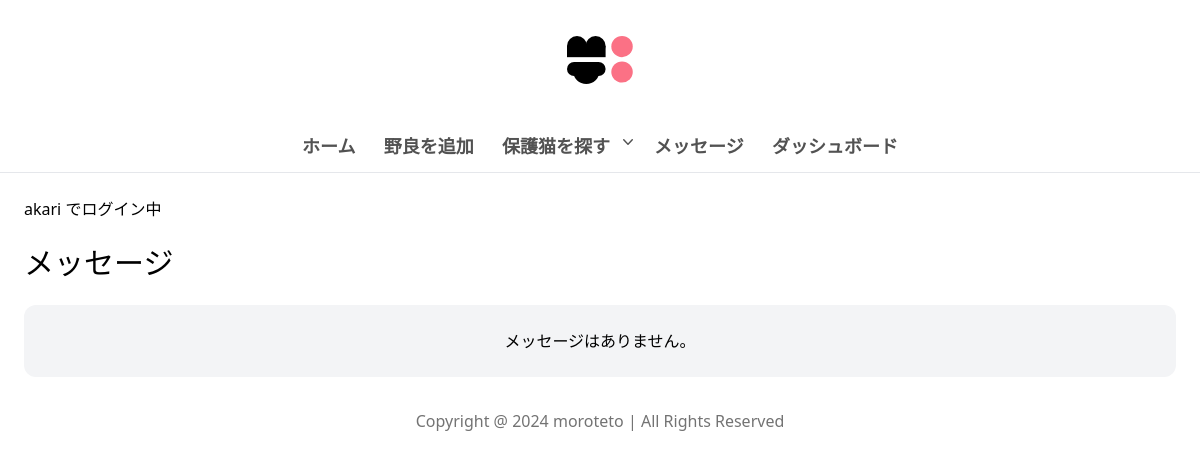
The page /inbox/ (signed in) on the database as committed earlier.
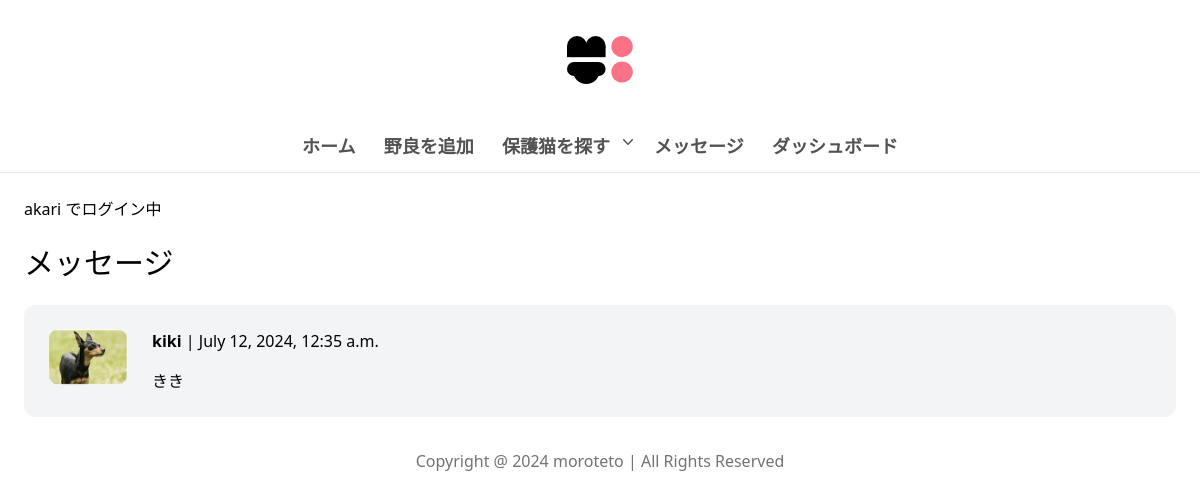
The same page on the database as committed later.
### conversation/models.py (models this page shows)
class Conversation(models.Model):
    item = models.ForeignKey(Item, related_name='conversations', on_delete=models.CASCADE)
    members = models.ManyToManyField(settings.AUTH_USER_MODEL, related_name='conversations')
    created_at = models.DateTimeField(auto_now_add=True)
    modified_at = models.DateTimeField(auto_now=True)
    class Meta:
        ordering = ('-modified_at',)

### item/models.py (models this page shows, shortened)
class Item(models.Model):
    category = models.ForeignKey(Category, related_name='items', on_delete=models.CASCADE)
    name= models.CharField(max_length=255)
    description = models.TextField(blank=True, null=True)
    image = models.ImageField(upload_to='item_images', blank=True, null=True)
    is_sold = models.BooleanField(default= False)
    created_by = models.ForeignKey(settings.AUTH_USER_MODEL, related_name='items', on_delete=models.CASCADE)
    created_at = models.DateTimeField(auto_now_add=True)
    lat = models.CharField(max_length=200,blank=True, null=True)
    lng = models.CharField(max_length=200,blank=True, null=True)
    likes = models.ManyToManyField(settings.AUTH_USER_MODEL, related_name='like_items', blank=True)
    buyer = models.ForeignKey(settings.AUTH_USER_MODEL, related_name='purchased_items', null=True, blank=True, on_delete=models.SET_NULL)
    STATE = (
        ('good', '良い'),
        ('normal', '普通'),
        ('bad', '悪い'),
    )
    state = models.CharField(max_length=50, choices=STATE, blank=True)
    TYPE_CHOICES = (
        ('stray', '野良猫'),
        ('shelter', '保護猫'),
    )
    type = models.CharField(max_length=50, choices=TYPE_CHOICES, default='stray')
    PREFECTURE_CHOICES = [
        ('北海道', '北海道'),
        ('青森県', '青森県'),
        ('岩手県', '岩手県'),
        ('宮城県', '宮城県'),
        ('秋田県', '秋田県'),
        ('山形県', '山形県'),
        ('福島県', '福島県'),
        ('茨城県', '茨城県'),
        ('栃木県', '栃木県'),
        ('群馬県', '群馬県'),
        ('埼玉県', '埼玉県'),
        ('千葉県', '千葉県'),
        ('東京都', '東京都'),
        ('神奈川県', '神奈川県'),
        ('新潟県', '新潟県'),
        ('富山県', '富山県'),
        ('石川県', '石川県'),
        ('福井県', '福井県'),
        ('山梨県', '山梨県'),
        ('長野県', '長野県'),
        ('岐阜県', '岐阜県'),
        ('静岡県', '静岡県'),
        ('愛知県', '愛知県'),
        ('三重県', '三重県'),
        ('滋賀県', '滋賀県'),
        ('京都府', '京都府'),
        ('大阪府', '大阪府'),
        ('兵庫県', '兵庫県'),
        ('奈良県', '奈良県'),
        ('和歌山県', '和歌山県'),
        ('鳥取県', '鳥取県'),
        ('島根県', '島根県'),
        ('岡山県', '岡山県'),
        ('広島県', '広島県'),
        ('山口県', '山口県'),
        ('徳島県', '徳島県'),
        ('香川県', '香川県'),
        ('愛媛県', '愛媛県'),
        ('高知県', '高知県'),
        ('福岡県', '福岡県'),
        ('佐賀県', '佐賀県'),
        ('長崎県', '長崎県'),
        ('熊本県', '熊本県'),
        ('大分県', '大分県'),
        ('宮崎県', '宮崎県'),
        ('鹿児島県', '鹿児島県'),
        ('沖縄県', '沖縄県'),
]
    prefecture = models.CharField(max_length=20, choices=PREFECTURE_CHOICES, null=True)
    address = models.CharField(max_length=225, null=True)

### core/models.py (models this page shows, shortened)
class CustomUser(AbstractUser):
    username = models.CharField(max_length=150, unique=True)
    email = models.EmailField(unique=True)
    USER_STATUS_CHOICES = (
        ('corporate', '保護団体'),
        ('individual', '個人'),
    )
    userstatus = models.CharField(max_length=20, choices=USER_STATUS_CHOICES)

### conversation/views.py (the view)
# urls.py: path('', views.inbox, name='inbox'),
@login_required
def inbox(request):
    conversations = Conversation.objects.filter(members__in=[request.user.id])
    return render(request, 'conversation/inbox.html', {
        'conversations': conversations
    })

### conversation/templates/conversation/inbox.html (shortened to what this page needs)
{% extends 'core/base.html' %}
{% block content %}
{% if user.is_authenticated %}
<p>{{ user.username }} でログイン中</p>
{% else %}
<p>ログインしていません</p>
{% endif %}
<h1 class="my-6 text-3xl">メッセージ</h1>
{% if conversations %}
<div class="space-y-6">
    {% for conversation in conversations %}
        <a href="{% url 'conversation:detail' conversation.id %}">
            <div class="p-6 flex bg-gray-100 rounded-xl mb-2">
                <div class="pr-6">
                    <img src="{{ conversation.item.image.url }}" class="w-20 rounded-xl">
                </div>
                <div>
                    {% for member in conversation.members.all %}
                        {% if member != request.user %}
                            <p class="mb-4"><strong>{{ member.username }}</strong> | {{ conversation.modified_at }}</p>
                            <p>{{ conversation.item.name }}</p>
                        {% endif %}
                    {% endfor %}
                </div>
            </div>
        </a>
    {% endfor %}
</div>
{% else%}
<div class="p-6 bg-gray-100 rounded-xl mb-2">
    <p class="text-center">メッセージはありません。</p>
</div>
{% endif %}
{% endblock %}

Rows that differ between the two databases and show on the page:
added Conversation: item.image (picture), modified_at "July 12, 2024, 12:35 a.m.", item.name "きき"
added CustomUser: username "kiki"
Other text that changed with them:
text no longer shown: "メッセージはありません。"
